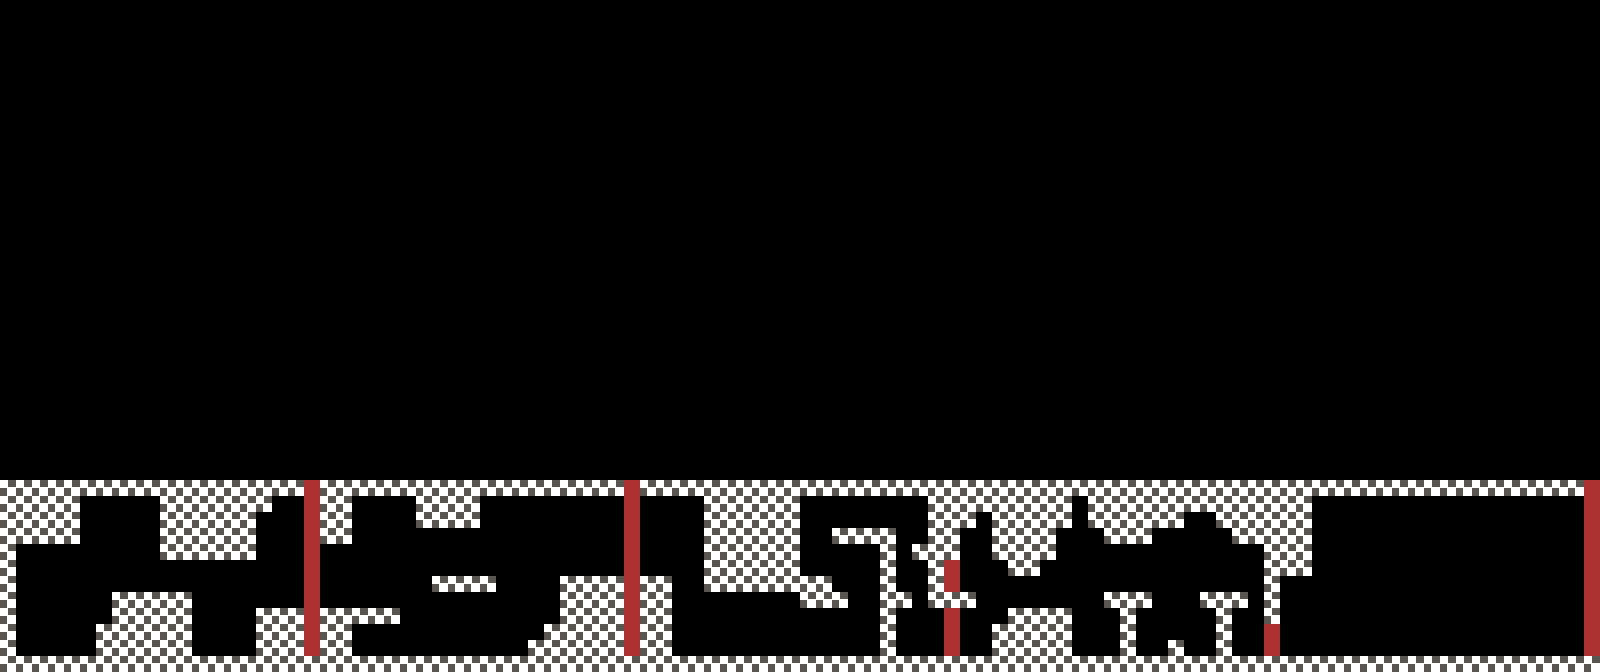

A 2D game scene composited from a Tiled map and its tileset images. What follows is a short description and the map's XML, with each tile layer's data collapsed to a summary:
An orthogonal 100x42 tile map with 16x16 px tiles, 1 tile layer (ground) and 5 objects.

<map version="1.10" tiledversion="1.12.2" orientation="orthogonal" renderorder="right-down" width="100" height="42" tilewidth="16" tileheight="16" infinite="0" nextlayerid="3" nextobjectid="54">
 <tileset firstgid="1" source="tilesheets.tsx" />
 <layer id="1" name="ground" width="100" height="42">
  <data>[4200 cells, 584 non-empty, 4 distinct tile ids]</data>
 </layer>
 <objectgroup id="2" name="collision">
  <object id="25" x="0" y="656" width="1600" height="16" />
  <object id="43" x="1216" y="416" height="16" />
  <object id="51" x="1584" y="0" width="16" height="656" />
  <object id="52" x="0" y="0" width="16" height="656" />
  <object id="53" x="16" y="0" width="1568" height="16" />
 </objectgroup>
</map>
